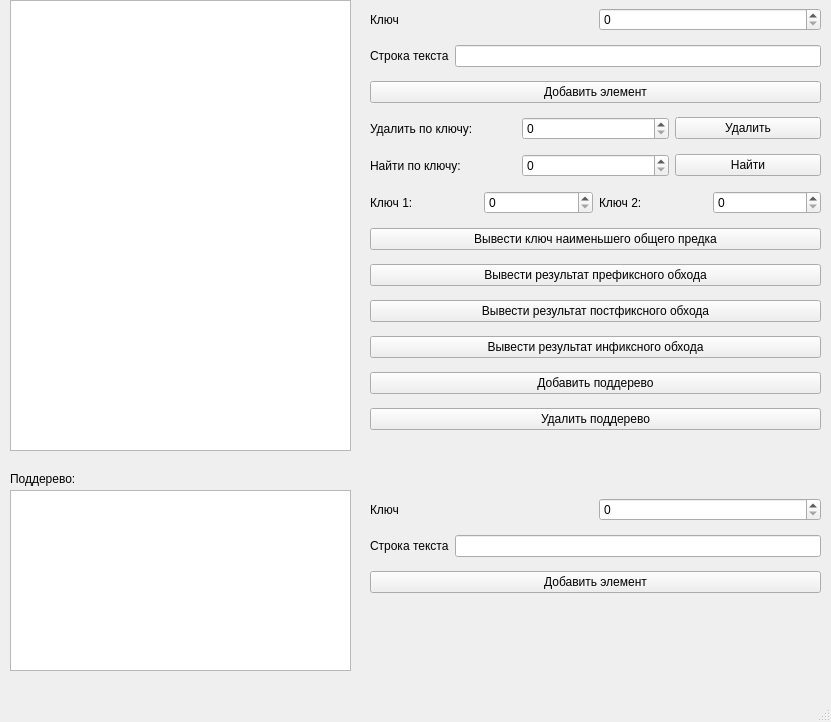
<?xml version="1.0" encoding="UTF-8"?>
<ui version="4.0">
 <class>MainWindow</class>
 <widget class="QMainWindow" name="MainWindow">
  <property name="geometry">
   <rect>
    <x>0</x>
    <y>0</y>
    <width>831</width>
    <height>722</height>
   </rect>
  </property>
  <property name="windowTitle">
   <string>MainWindow</string>
  </property>
  <property name="styleSheet">
   <string/>
  </property>
  <widget class="QWidget" name="centralwidget">
   <widget class="QTreeView" name="treeView">
    <property name="geometry">
     <rect>
      <x>10</x>
      <y>0</y>
      <width>341</width>
      <height>451</height>
     </rect>
    </property>
   </widget>
   <widget class="QWidget" name="layoutWidget">
    <property name="geometry">
     <rect>
      <x>370</x>
      <y>0</y>
      <width>451</width>
      <height>450</height>
     </rect>
    </property>
    <layout class="QVBoxLayout" name="verticalLayout">
     <item>
      <layout class="QHBoxLayout" name="horizontalLayout">
       <item>
        <widget class="QLabel" name="lbl_key">
         <property name="text">
          <string>Ключ</string>
         </property>
        </widget>
       </item>
       <item>
        <widget class="QSpinBox" name="spb_val"/>
       </item>
      </layout>
     </item>
     <item>
      <layout class="QHBoxLayout" name="horizontalLayout_2">
       <item>
        <widget class="QLabel" name="lbl_value">
         <property name="text">
          <string>Строка текста</string>
         </property>
        </widget>
       </item>
       <item>
        <widget class="QLineEdit" name="lineEditText"/>
       </item>
      </layout>
     </item>
     <item>
      <widget class="QPushButton" name="bnt_add_item">
       <property name="text">
        <string>Добавить элемент</string>
       </property>
      </widget>
     </item>
     <item>
      <layout class="QHBoxLayout" name="horizontalLayout_3">
       <item>
        <widget class="QLabel" name="lbl_del">
         <property name="text">
          <string>Удалить по ключу:</string>
         </property>
        </widget>
       </item>
       <item>
        <widget class="QSpinBox" name="spb_delValue"/>
       </item>
       <item>
        <widget class="QPushButton" name="bnt_remove">
         <property name="text">
          <string>Удалить</string>
         </property>
        </widget>
       </item>
      </layout>
     </item>
     <item>
      <layout class="QHBoxLayout" name="horizontalLayout_4">
       <item>
        <widget class="QLabel" name="lbl_find">
         <property name="text">
          <string>Найти по ключу:</string>
         </property>
        </widget>
       </item>
       <item>
        <widget class="QSpinBox" name="spb_findValue"/>
       </item>
       <item>
        <widget class="QPushButton" name="bnt_search">
         <property name="text">
          <string>Найти</string>
         </property>
        </widget>
       </item>
      </layout>
     </item>
     <item>
      <layout class="QHBoxLayout" name="horizontalLayout_7">
       <item>
        <widget class="QLabel" name="label_2">
         <property name="text">
          <string>Ключ 1:</string>
         </property>
        </widget>
       </item>
       <item>
        <widget class="QSpinBox" name="el_1"/>
       </item>
       <item>
        <widget class="QLabel" name="label_3">
         <property name="text">
          <string>Ключ 2:</string>
         </property>
        </widget>
       </item>
       <item>
        <widget class="QSpinBox" name="el_2"/>
       </item>
      </layout>
     </item>
     <item>
      <widget class="QPushButton" name="bnt_cnt_of_list">
       <property name="text">
        <string>Вывести ключ наименьшего общего предка</string>
       </property>
      </widget>
     </item>
     <item>
      <widget class="QPushButton" name="bnt_pre">
       <property name="text">
        <string>Вывести результат префиксного обхода</string>
       </property>
      </widget>
     </item>
     <item>
      <widget class="QPushButton" name="bnt_post">
       <property name="text">
        <string>Вывести результат постфиксного обхода</string>
       </property>
      </widget>
     </item>
     <item>
      <widget class="QPushButton" name="bnt_in">
       <property name="text">
        <string>Вывести результат инфиксного обхода</string>
       </property>
      </widget>
     </item>
     <item>
      <widget class="QPushButton" name="bnt_add_subtree">
       <property name="text">
        <string>Добавить поддерево</string>
       </property>
      </widget>
     </item>
     <item>
      <widget class="QPushButton" name="bnt_remove_subtree">
       <property name="text">
        <string>Удалить поддерево</string>
       </property>
      </widget>
     </item>
    </layout>
   </widget>
   <widget class="QTreeView" name="treeView_2">
    <property name="geometry">
     <rect>
      <x>10</x>
      <y>490</y>
      <width>341</width>
      <height>181</height>
     </rect>
    </property>
   </widget>
   <widget class="QLabel" name="label">
    <property name="geometry">
     <rect>
      <x>10</x>
      <y>470</y>
      <width>111</width>
      <height>17</height>
     </rect>
    </property>
    <property name="text">
     <string>Поддерево:</string>
    </property>
   </widget>
   <widget class="QWidget" name="layoutWidget">
    <property name="geometry">
     <rect>
      <x>370</x>
      <y>490</y>
      <width>451</width>
      <height>111</height>
     </rect>
    </property>
    <layout class="QVBoxLayout" name="verticalLayout_2">
     <item>
      <layout class="QHBoxLayout" name="horizontalLayout_5">
       <item>
        <widget class="QLabel" name="lbl_key_2">
         <property name="text">
          <string>Ключ</string>
         </property>
        </widget>
       </item>
       <item>
        <widget class="QSpinBox" name="spb_val_2"/>
       </item>
      </layout>
     </item>
     <item>
      <layout class="QHBoxLayout" name="horizontalLayout_6">
       <item>
        <widget class="QLabel" name="lbl_value_2">
         <property name="text">
          <string>Строка текста</string>
         </property>
        </widget>
       </item>
       <item>
        <widget class="QLineEdit" name="lineEditText_2"/>
       </item>
      </layout>
     </item>
     <item>
      <widget class="QPushButton" name="bnt_add_item_2">
       <property name="text">
        <string>Добавить элемент</string>
       </property>
      </widget>
     </item>
    </layout>
   </widget>
  </widget>
  <widget class="QMenuBar" name="menubar">
   <property name="geometry">
    <rect>
     <x>0</x>
     <y>0</y>
     <width>831</width>
     <height>22</height>
    </rect>
   </property>
  </widget>
  <widget class="QStatusBar" name="statusbar"/>
 </widget>
 <resources/>
 <connections/>
</ui>
